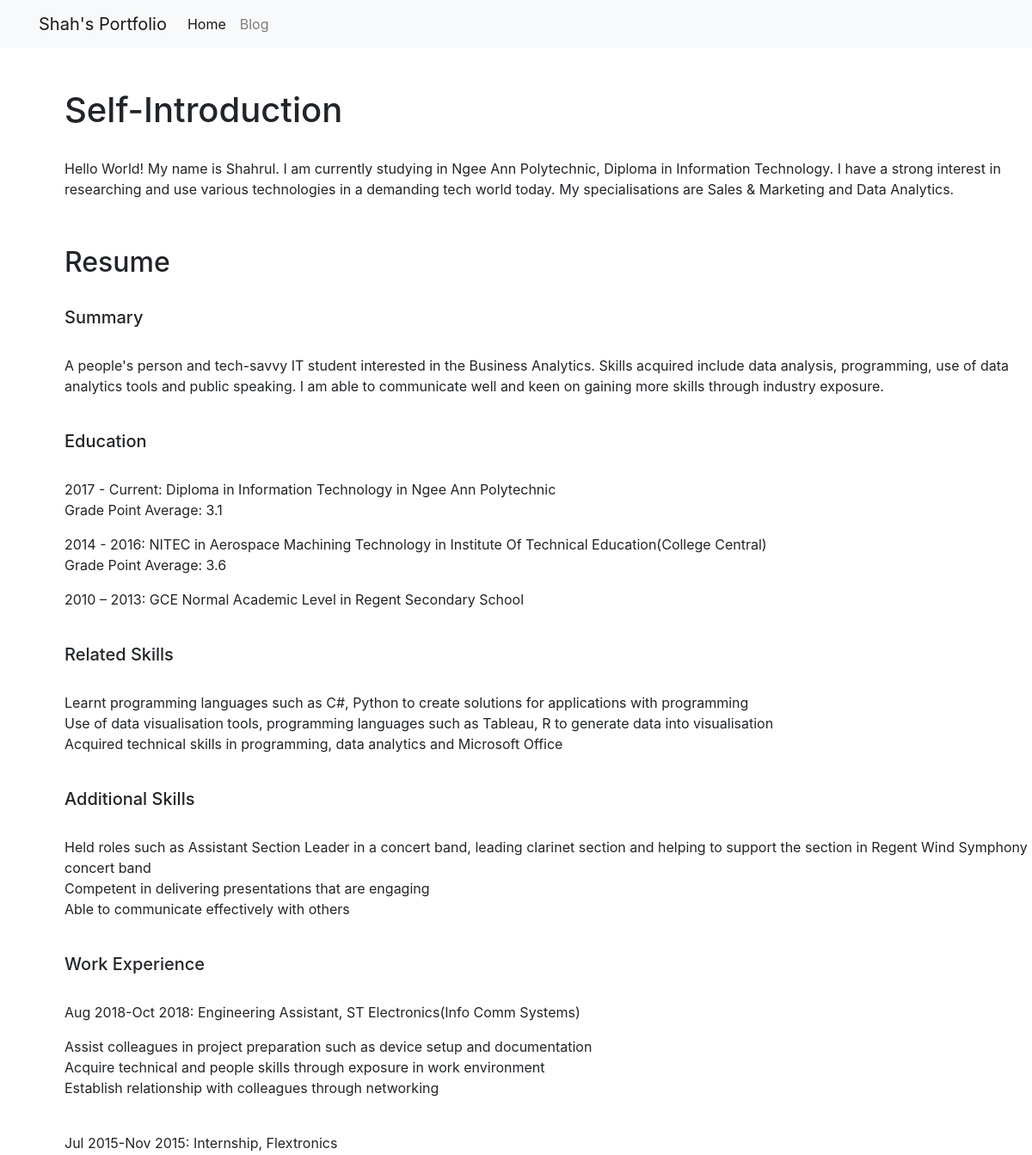
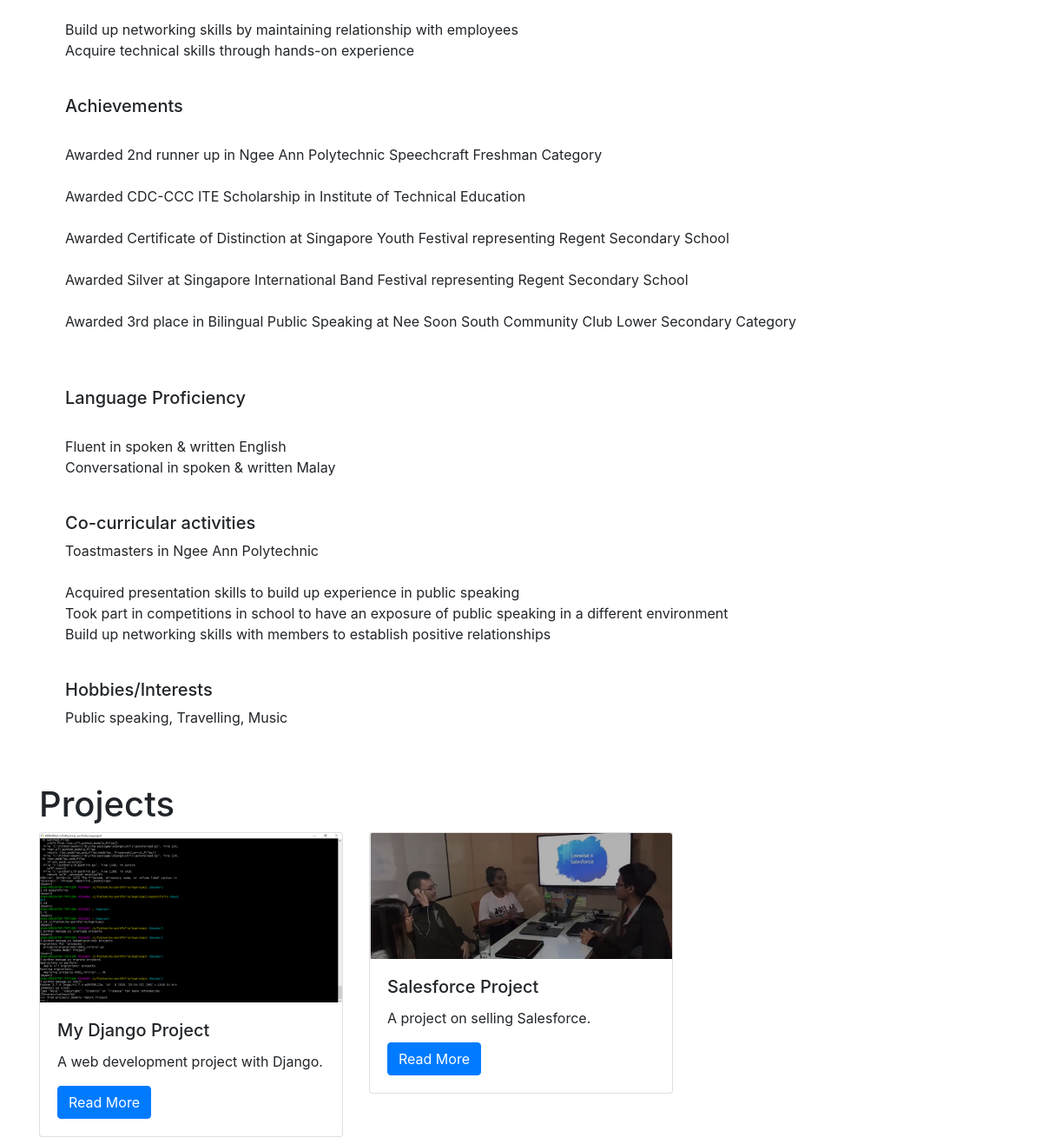
/projects/, run on the app's committed database (2 pictures, top to bottom).
### projects/models.py (models this page shows)
class Project(models.Model):
    title = models.CharField(max_length=100)
    description = models.TextField()
    technology = models.CharField(max_length=20)
    image = models.FilePathField(path="/img")

### projects/views.py (the view)
# urls.py: path("", views.project_index, name="project_index"),
def project_index(request):
    projects = Project.objects.all()
    context = {"projects": projects}
    return render(request, "project_index.html", context)

### blog/projects/templates/project_index.html
{% extends "base.html" %}
{% load static %}
{% block page_content %}
<h1>Projects</h1>
<div class="row">
{% for project in projects %}
    <div class="col-md-4">
        <div class="card mb-2">
            <img class="card-img-top" src="{% static project.image %}">
            <div class="card-body">
                <h5 class="card-title">{{ project.title }}</h5>
                <p class="card-text">{{ project.description }}</p>
                <a href="{% url 'project_detail' project.pk %}"
                   class="btn btn-primary">
                    Read More
                </a>
            </div>
        </div>
    </div>
    {% endfor %}
</div>
{% endblock %}

### data on the page
Project: image (picture), title "My Django Project", description "A web development project with Django."
Project: image (picture), title "Salesforce Project", description "A project on selling Salesforce."
